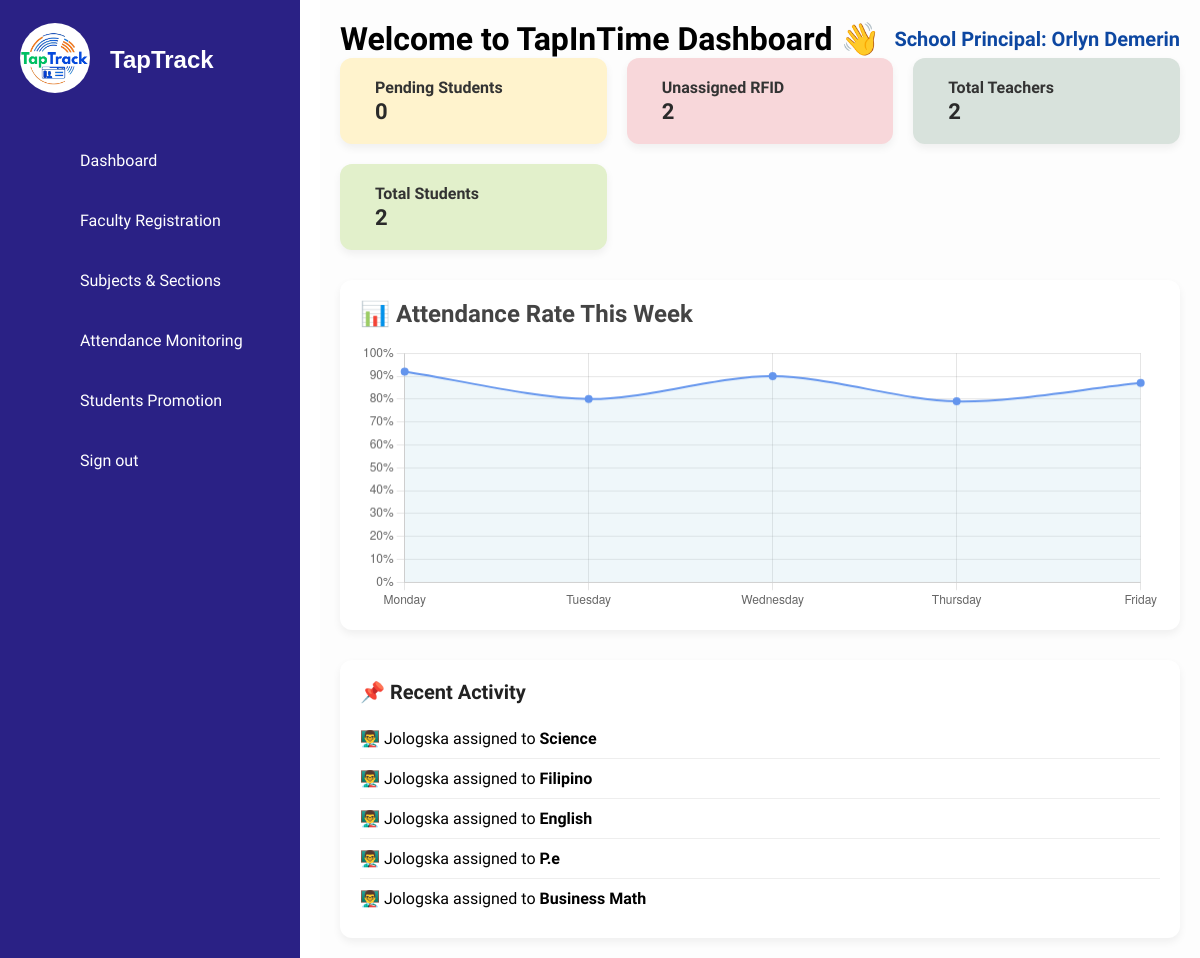
The app's page /ISIERA/dashboard.php with its own data.
### tables this page shows
CREATE TABLE `principal` (
  `id` int(11) NOT NULL,
  `principal_name` varchar(100) NOT NULL
);

CREATE TABLE `faculty` (
  `id` int(11) NOT NULL,
  `teacher_id` varchar(6) NOT NULL,
  `name` varchar(100) NOT NULL,
  `email` varchar(100) NOT NULL,
  `contact` varchar(20) DEFAULT NULL,
  `dob` date NOT NULL,
  `password` varchar(255) NOT NULL
);

CREATE TABLE `subjects` (
  `id` int(11) NOT NULL,
  `subject_name` varchar(255) NOT NULL,
  `student_type` varchar(150) NOT NULL,
  `created_at` timestamp NOT NULL DEFAULT current_timestamp(),
  `strand_id` int(11) DEFAULT NULL
);

### ISIERA/dashboard.php (the view, shortened to what this page needs)
<?php
include('db_connection.php');
$pending_students_count = $conn->query("SELECT COUNT(*) as total FROM pending_students")->fetch_assoc()['total'];
$unassigned_rfid_count = $conn->query("SELECT COUNT(*) as total FROM students WHERE rfid IS NULL OR rfid = ''")->fetch_assoc()['total'];
$teacher_count = $conn->query("SELECT COUNT(*) as total FROM faculty")->fetch_assoc()['total'];
$student_count = $conn->query("SELECT COUNT(*) as total FROM students")->fetch_assoc()['total'];
$recent_query = $conn->query("
    SELECT f.name as teacher, s.subject_name
    FROM teacher_subjects ts
    JOIN faculty f ON ts.teacher_id = f.id
    JOIN subjects s ON ts.subject_id = s.id
    ORDER BY ts.id DESC
");
$principal_query = $conn->query("SELECT principal_name FROM principal LIMIT 1");
$principal_name = $principal_query && $principal_query->num_rows > 0
    ? $principal_query->fetch_assoc()['principal_name']
    : 'Not Set';
?>
<!DOCTYPE html>
<html lang="en">
<head>
    <link rel="stylesheet" href="assets/css/style.css">
</head>
<body>
<?php include('sidebar.php'); ?>
<div class="dashboard-container">
    <div style="display: flex; justify-content: space-between; align-items: center; flex-wrap: wrap;">
    <h1 style="margin: 0;">Welcome to TapInTime Dashboard 👋</h1>
    <div onclick="openPrincipalModal()" style="display: flex; align-items: center; gap: 6px; font-size: 20px; font-weight: 600; color: #0d47a1; cursor: pointer;">
        School Principal: <?= htmlspecialchars($principal_name) ?>
    </div>
</div>
    <div class="dashboard-cards">
        <a href="student_verification.php" style="text-decoration: none;">
            <div class="card" style="background-color: #fff3cd; color: #856404; cursor: pointer;">
                <div>
                    <h3>Pending Students</h3>
                    <p><?= htmlspecialchars($pending_students_count) ?></p>
                </div>
            </div>
        </a>
        <a href="id_generation.php" style="text-decoration: none;">
            <div class="card" style="background-color: #f8d7da; color: #721c24; cursor: pointer;">
                <div>
                    <h3>Unassigned RFID</h3>
                    <p><?= htmlspecialchars($unassigned_rfid_count) ?></p>
                </div>
            </div>
        </a>
        <a href="faculty_registration.php" style="text-decoration: none;">
            <div class="card" style="background-color: #d8e2dc; color: #1b3a4b; cursor: pointer;">
                <div>
                    <h3>Total Teachers</h3>
                    <p><?= htmlspecialchars($teacher_count) ?></p>
                </div>
            </div>
        </a>
        <a href="student_details.php" style="text-decoration: none;">
            <div class="card" style="background-color: #e2f0cb; color: #2e7d32; cursor: pointer;">
                <div>
                    <h3>Total Students</h3>
                    <p><?= htmlspecialchars($student_count) ?></p>
                </div>
            </div>
        </a>
    </div>
    <div style="background: #fff; padding: 20px; margin-bottom: 30px; border-radius: 12px; box-shadow: 0 4px 8px rgba(0,0,0,0.06);">
        <h2 style="margin-bottom: 15px; color: #444;">📊 Attendance Rate This Week</h2>
        <canvas id="attendanceChart" height="100"></canvas>
    </div>
    <div class="recent-activity">
        <h2>📌 Recent Activity</h2>
        <ul>
            <?php if ($recent_query->num_rows > 0): ?>
                <?php while ($activity = $recent_query->fetch_assoc()): ?>
<li>👨‍🏫 <?= htmlspecialchars($activity['teacher']) ?> assigned to <strong><?= htmlspecialchars($activity['subject_name']) ?></strong></li>
                <?php endwhile; ?>
            <?php else: ?>
                <li>No recent activity available.</li>
            <?php endif; ?>
        </ul>
    </div>
</div>
<script>
function openPrincipalModal() {
  document.getElementById('principalModal').style.display = 'flex';
}
function closePrincipalModal() {
  document.getElementById('principalModal').style.display = 'none';
}
const ctx = document.getElementById('attendanceChart').getContext('2d');
const attendanceChart = new Chart(ctx, {
    type: 'line',
    data: {
        labels: ['Monday', 'Tuesday', 'Wednesday', 'Thursday', 'Friday'],
        datasets: [{
            label: 'Attendance Rate (%)',
            data: [92, 80, 90, 79, 87],
            fill: true,
            backgroundColor: 'rgba(173, 216, 230, 0.2)',
            borderColor: 'rgba(100, 149, 237, 1)',
            borderWidth: 2,
            tension: 0.3,
            pointBackgroundColor: '#6495ED'
        }]
    },
    options: {
        scales: {
            y: {
                beginAtZero: true,
                max: 100,
                ticks: {
                    stepSize: 10,
                    callback: function(value) {
                        return value + '%';
                    }
                }
            }
        },
        plugins: {
            legend: { display: false },
            tooltip: {
                callbacks: {
                    label: function(context) {
                        return context.parsed.y + '% attendance';
                    }
                }
            }
        }
    }
});
</script>
</body>
</html>

### ISIERA/assets/css/style.css (style rules this page uses)
* { font-family: 'Ubuntu', sans-serif; margin: 0; padding: 0; box-sizing: border-box; }
:root { --blue: #2a2185; --white: #fff; --gray: #f5f5f5; --black1: #222; --black2: #999; }
body { min-height: 100vh; overflow-x: hidden; }

### ISIERA/dashboard.php (style rules this page uses)
.dashboard-container { margin-left: 320px; padding: 20px; font-family: 'Segoe UI', sans-serif; background-color: #fdfdfd; }
.dashboard-cards { display: grid; grid-template-columns: repeat(auto-fit, minmax(220px, 1fr)); gap: 20px; margin-bottom: 30px; }
.card { display: flex; align-items: center; gap: 15px; padding: 20px; border-radius: 12px; box-shadow: 0 4px 8px rgba(0,0,0,0.06); transition: 0.3s; }
.card h3 { margin: 0; font-size: 16px; font-weight: 600; color: #333; }
.card p { margin: 2px 0 0; font-size: 22px; font-weight: bold; color: #2a2a2a; }
.recent-activity { background-color: #ffffff; padding: 20px; border-radius: 12px; box-shadow: 0 4px 8px rgba(0,0,0,0.06); max-height: 400px; overflow-y: auto; }
.recent-activity h2 { margin-bottom: 15px; font-size: 20px; color: #222; }
.recent-activity ul { list-style: none; padding: 0; margin: 0; }
.recent-activity li { padding: 10px 0; border-bottom: 1px solid #eee; font-size: 16px; }
.recent-activity li:last-child { border-bottom: none; }

### records on screen
principal: principal_name "Orlyn Demerin"
faculty: name "Jologska", subjects.subject_name "Science", subjects.subject_name "Filipino", subjects.subject_name "English", subjects.subject_name "P.e", subjects.subject_name "Business Math"

### other values on screen
$pending_students_count "0"
$unassigned_rfid_count "2"
$teacher_count "2"
$student_count "2"
